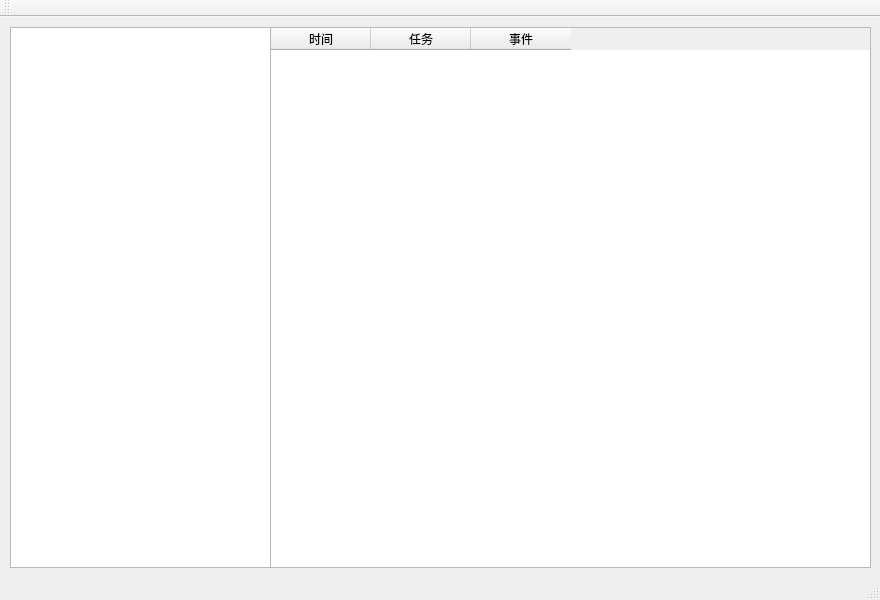
<?xml version="1.0" encoding="UTF-8"?>
<ui version="4.0">
 <class>MainWindow</class>
 <widget class="QMainWindow" name="MainWindow">
  <property name="geometry">
   <rect>
    <x>0</x>
    <y>0</y>
    <width>880</width>
    <height>600</height>
   </rect>
  </property>
  <property name="windowTitle">
   <string>数据传输系统(2.2.1)</string>
  </property>
  <widget class="QWidget" name="centralwidget">
   <widget class="QListWidget" name="listWidget">
    <property name="geometry">
     <rect>
      <x>10</x>
      <y>10</y>
      <width>280</width>
      <height>541</height>
     </rect>
    </property>
    <property name="minimumSize">
     <size>
      <width>280</width>
      <height>0</height>
     </size>
    </property>
    <property name="maximumSize">
     <size>
      <width>400</width>
      <height>16777215</height>
     </size>
    </property>
   </widget>
   <widget class="QTableWidget" name="tableWidget">
    <property name="geometry">
     <rect>
      <x>270</x>
      <y>10</y>
      <width>601</width>
      <height>541</height>
     </rect>
    </property>
    <property name="minimumSize">
     <size>
      <width>200</width>
      <height>0</height>
     </size>
    </property>
    <attribute name="verticalHeaderVisible">
     <bool>false</bool>
    </attribute>
    <column>
     <property name="text">
      <string>时间</string>
     </property>
    </column>
    <column>
     <property name="text">
      <string>任务</string>
     </property>
    </column>
    <column>
     <property name="text">
      <string>事件</string>
     </property>
    </column>
   </widget>
  </widget>
  <widget class="QToolBar" name="toolBar">
   <property name="windowTitle">
    <string>toolBar</string>
   </property>
   <attribute name="toolBarArea">
    <enum>TopToolBarArea</enum>
   </attribute>
   <attribute name="toolBarBreak">
    <bool>false</bool>
   </attribute>
  </widget>
  <widget class="QStatusBar" name="statusBar"/>
 </widget>
 <resources/>
 <connections/>
</ui>
